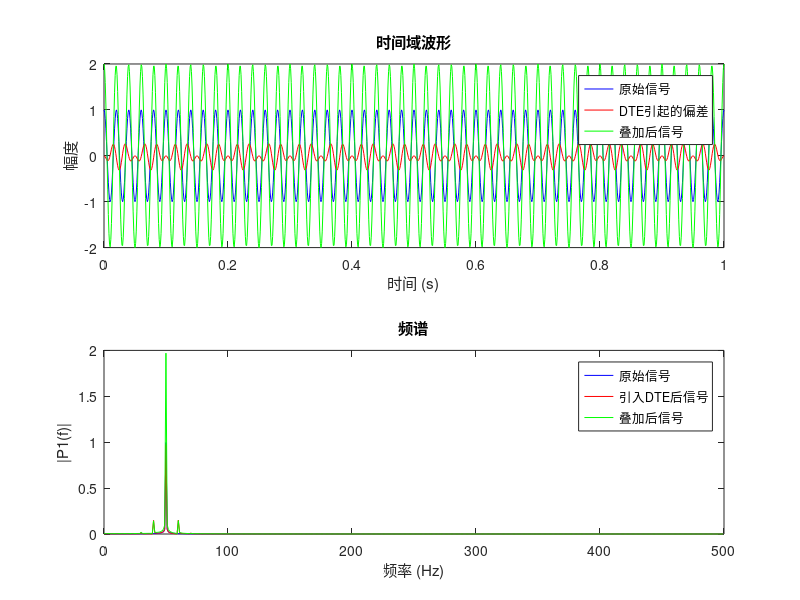

The MATLAB source for this figure:
# 参数设置
fs = 1000; # 采样频率 (Hz)
t = 0:1/fs:1; # 时间向量, 1秒数据
f0 = 50; # 基准频率 (Hz)

# 生成理想信号
ideal_signal = cos(2*pi*f0*t);

# 模拟动态时间误差 (DTE)
dte_amplitude = 0.001; # DTE振幅 (秒)
dte_frequency = 10; # DTE频率 (Hz)，例如每秒一次波动
dte = dte_amplitude * sin(2*pi*dte_frequency*t);

# 引入DTE后的信号
distorted_time = t + dte;
distorted_signal = cos(2*pi*f0*distorted_time);

# 叠加结果
# 注意：这里假设“叠加”是指直接将两个信号相加，这可能不是最准确的表示方法，
# 因为实际的DTE影响是通过改变信号的时间轴实现的。
combined_signal = ideal_signal + distorted_signal;

# 分析频率偏差
N = length(t);
fft_ideal = fft(ideal_signal);
fft_distorted = fft(distorted_signal);
fft_combined = fft(combined_signal);

P2_ideal = abs(fft_ideal/N);
P1_ideal = P2_ideal(1:N/2+1);
P1_ideal(2:end-1) = 2*P1_ideal(2:end-1);

P2_distorted = abs(fft_distorted/N);
P1_distorted = P2_distorted(1:N/2+1);
P1_distorted(2:end-1) = 2*P1_distorted(2:end-1);

P2_combined = abs(fft_combined/N);
P1_combined = P2_combined(1:N/2+1);
P1_combined(2:end-1) = 2*P1_combined(2:end-1);

f = fs*(0:(N/2))/N;

# 绘制时间域波形
figure;
subplot(2,1,1);
plot(t, ideal_signal, 'b', 'DisplayName', '原始信号');
hold on;
plot(t, distorted_signal - ideal_signal, 'r', 'DisplayName', 'DTE引起的偏差'); # 显示由于DTE引起的偏差
plot(t, combined_signal, 'g', 'DisplayName', '叠加后信号');
title('时间域波形');
xlabel('时间 (s)');
ylabel('幅度');
legend show;

# 绘制频谱
subplot(2,1,2);
plot(f, P1_ideal, 'b', 'DisplayName', '原始信号');
hold on;
plot(f, P1_distorted, 'r', 'DisplayName', '引入DTE后信号');
plot(f, P1_combined, 'g', 'DisplayName', '叠加后信号');
title('频谱');
xlabel('频率 (Hz)');
ylabel('|P1(f)|');
legend show;
